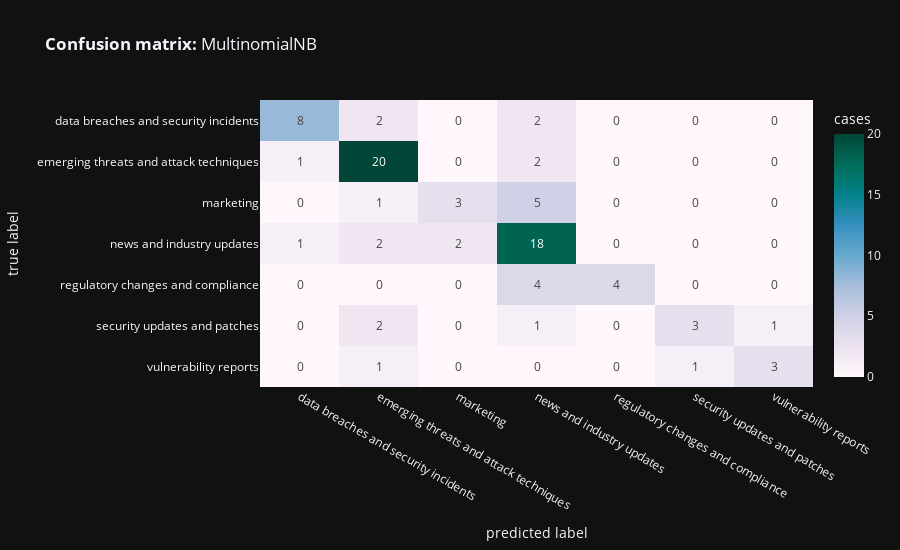
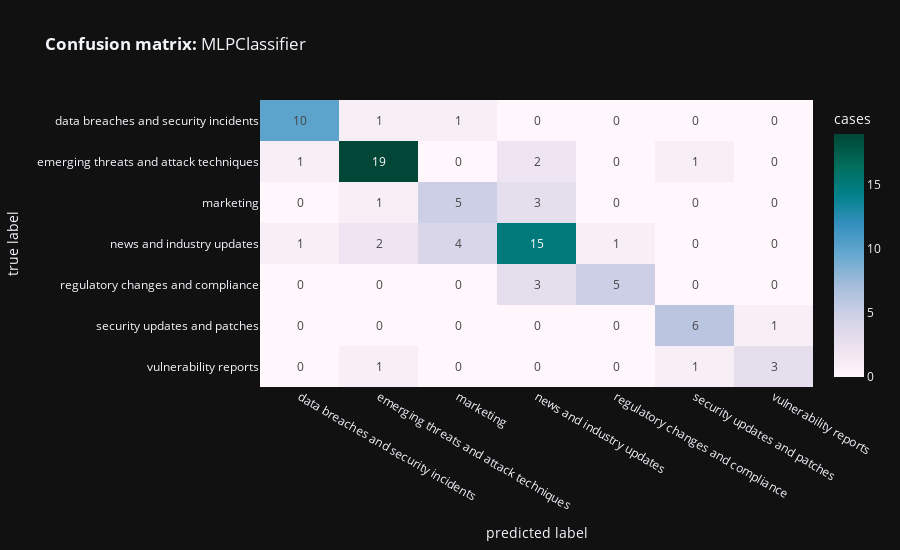

The notebook cell saved with these charts, in order:
### Markdown cell above
#### Results

### Code cell
# Split data for training and testing
X_train, X_test, y_train, y_test = train_test_split(
    data['processed_content'],
    data['category'],
    test_size=.25,
    random_state=42,
    stratify=data['category']
)


# Build a function for fitting the model on different classifiers.
def bow_benchmark(clf):
    display(Markdown(f"{clf.__class__.__name__}"))

    # Model Pipeline
    text_clf = Pipeline([
        ('vect', CountVectorizer()),
        ('tfidf', TfidfTransformer()),
        ('smote', SMOTE(random_state=42)),
        ('clf', clf),
    ])
    # Train the classifier
    text_clf.fit(X_train, y_train)

    # Evaluate the classifier
    predicted = text_clf.predict(X_test)
    predicted_probs = text_clf.predict_proba(X_test)
    predicted_probs = np.divide(predicted_probs, np.sum(predicted_probs, axis=1)[:, np.newaxis])
    print(classification_report(y_test, predicted))
    loss = log_loss(y_test, predicted_probs)
    print(f"Cross-Entropy Loss / Log Loss: {loss}")

    cm = confusion_matrix(y_test, predicted)

    fig = px.imshow(
        cm, x=clf.classes_,
        y=clf.classes_, text_auto='d',
        aspect="auto",
        labels=dict(
            x="predicted label", y="true label",
            color="cases"),
        color_continuous_scale='pubugn',
        title=f'<b>Confusion matrix:</b> {clf.__class__.__name__}', height=550)

    fig.show()


for clf in {
    (MLPClassifier(random_state=42)),
    (MultinomialNB(alpha=0.001))
}:
    bow_benchmark(clf)

### Figure 1 — Plotly figure (JSON) as saved in the notebook; plotly's stock layout.template omitted (floating-point values rounded to 4 significant figures)
{"data": [{"coloraxis": "coloraxis", "hovertemplate": "predicted label: %{x}<br>true label: %{y}<br>cases: %{z}<extra></extra>", "name": "0", "texttemplate": "%{z:d}", "type": "heatmap", "x": ["data breaches and security incidents", "emerging threats and attack techniques", "marketing", "news and industry updates", "regulatory changes and compliance", "security updates and patches", "vulnerability reports"], "xaxis": "x", "y": ["data breaches and security incidents", "emerging threats and attack techniques", "marketing", "news and industry updates", "regulatory changes and compliance", "security updates and patches", "vulnerability reports"], "yaxis": "y", "z": [[8, 2, 0, 2, 0, 0, 0], [1, 20, 0, 2, 0, 0, 0], [0, 1, 3, 5, 0, 0, 0], [1, 2, 2, 18, 0, 0, 0], [0, 0, 0, 4, 4, 0, 0], [0, 2, 0, 1, 0, 3, 1], [0, 1, 0, 0, 0, 1, 3]]}], "layout": {"coloraxis": {"colorbar": {"title": {"text": "cases"}}, "colorscale": [[0, "rgb(255,247,251)"], [0.125, "rgb(236,226,240)"], [0.25, "rgb(208,209,230)"], [0.375, "rgb(166,189,219)"], [0.5, "rgb(103,169,207)"], [0.625, "rgb(54,144,192)"], [0.75, "rgb(2,129,138)"], [0.875, "rgb(1,108,89)"], [1, "rgb(1,70,54)"]]}, "height": 550, "title": {"text": "<b>Confusion matrix:</b> MultinomialNB"}, "xaxis": {"anchor": "y", "domain": [0, 1], "title": {"text": "predicted label"}}, "yaxis": {"anchor": "x", "autorange": "reversed", "domain": [0, 1], "title": {"text": "true label"}}}}

### Figure 2 — Plotly figure (JSON) as saved in the notebook; plotly's stock layout.template omitted (floating-point values rounded to 4 significant figures)
{"data": [{"coloraxis": "coloraxis", "hovertemplate": "predicted label: %{x}<br>true label: %{y}<br>cases: %{z}<extra></extra>", "name": "0", "texttemplate": "%{z:d}", "type": "heatmap", "x": ["data breaches and security incidents", "emerging threats and attack techniques", "marketing", "news and industry updates", "regulatory changes and compliance", "security updates and patches", "vulnerability reports"], "xaxis": "x", "y": ["data breaches and security incidents", "emerging threats and attack techniques", "marketing", "news and industry updates", "regulatory changes and compliance", "security updates and patches", "vulnerability reports"], "yaxis": "y", "z": [[10, 1, 1, 0, 0, 0, 0], [1, 19, 0, 2, 0, 1, 0], [0, 1, 5, 3, 0, 0, 0], [1, 2, 4, 15, 1, 0, 0], [0, 0, 0, 3, 5, 0, 0], [0, 0, 0, 0, 0, 6, 1], [0, 1, 0, 0, 0, 1, 3]]}], "layout": {"coloraxis": {"colorbar": {"title": {"text": "cases"}}, "colorscale": [[0, "rgb(255,247,251)"], [0.125, "rgb(236,226,240)"], [0.25, "rgb(208,209,230)"], [0.375, "rgb(166,189,219)"], [0.5, "rgb(103,169,207)"], [0.625, "rgb(54,144,192)"], [0.75, "rgb(2,129,138)"], [0.875, "rgb(1,108,89)"], [1, "rgb(1,70,54)"]]}, "height": 550, "title": {"text": "<b>Confusion matrix:</b> MLPClassifier"}, "xaxis": {"anchor": "y", "domain": [0, 1], "title": {"text": "predicted label"}}, "yaxis": {"anchor": "x", "autorange": "reversed", "domain": [0, 1], "title": {"text": "true label"}}}}
